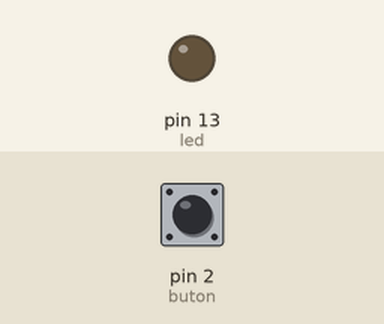
Recording of a sketch running on a simulated Arduino Uno, built with avr-gcc and run on an emulated ATmega328P. Shown: output pins drawn as LEDs (lit = HIGH). The test bench sets the inputs (shaded band); at power-on: pin 2 (buton) LOW.

Above: at 1.2 s.
1.3 s: pin 2 (buton) pulled HIGH for 0.15 s
At 1.37 s:
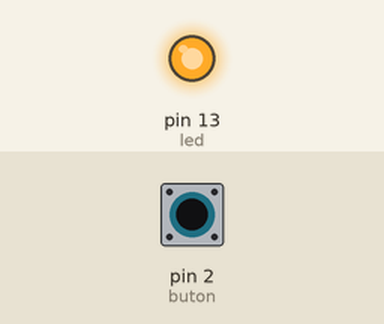
2.9 s: pin 2 (buton) pulled HIGH for 3.2 s
At 6.6 s:
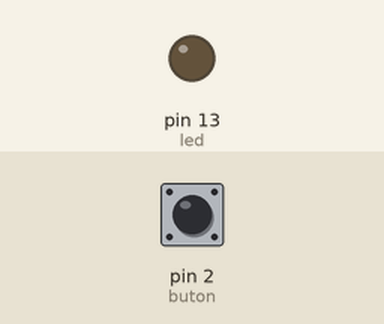
Timing chart, 0 to 8.1 s (numbered marks = the images above; inputs shaded):
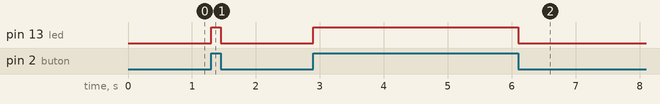

Measured:
- after the input at 1.3 s, pin 13 (led): LOW → HIGH at once, → LOW 0.15 s later
- after the input at 2.9 s, pin 13 (led): LOW → HIGH at once, → LOW 3.2 s later

The sketch:

buton.ino
```cpp
const int led= 13;  // artık 13. pin yazmak yerine led yazacağız
const int buton=2; // artık 2. pin yazmak yerine buton yazacağız
int butonDurum=0; // butonumuzun değerini almak için bir ifade tanımlıyoruz
void setup(){

  pinMode(led,OUTPUT);   //ledimizi çıkıs ayarladık
  pinMode(buton,INPUT); //butonumuz giriş ayarladık

}
void loop(){

  butonDurum=digitalRead(buton); //butonun durumunu okuyoruz
  if(butonDurum==HIGH){
    // Eğer buton durumu High yani butona basılırsa ışığı yakıyoruz
    digitalWrite(led,HIGH);
  }
  else{
    // basılmadığı zaman led yanmayacak
    digitalWrite(led,LOW);
  }
}
```
